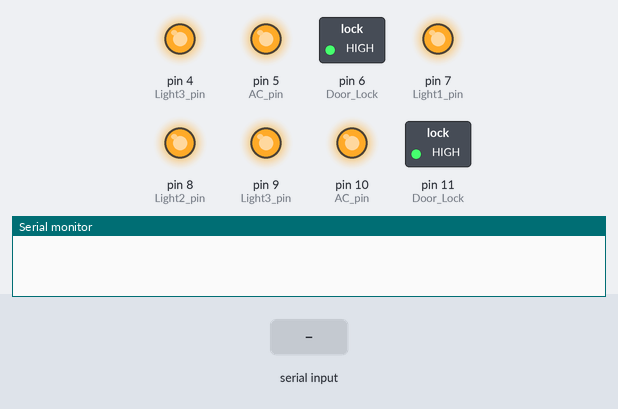
Simulated run of this sketch. Board: Arduino Uno, built with avr-gcc and run on an emulated ATmega328P. Parts: switched loads named in the sketch (green lamp = pin HIGH), output pins drawn as LEDs (lit = HIGH), the last lines printed to the serial monitor. The inputs (shaded band) are chosen by the test bench.

Above: at 1.2 s.
1.3 s: "A" received over Serial
At 1.9 s:
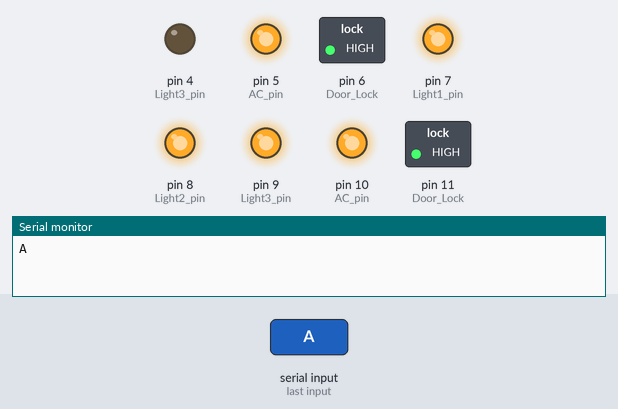
2.8 s: "B" received over Serial
At 3.1 s:
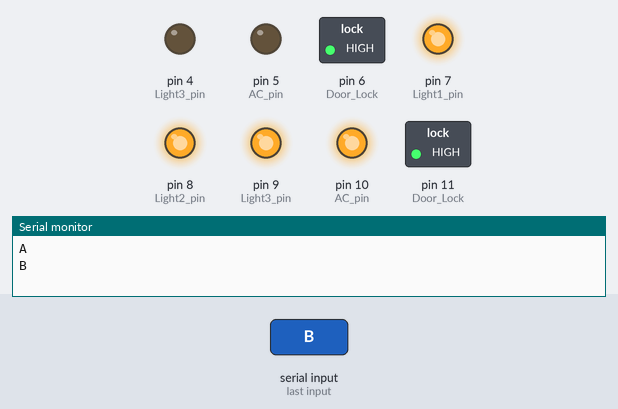
4.3 s: "a" received over Serial
At 5.4 s:
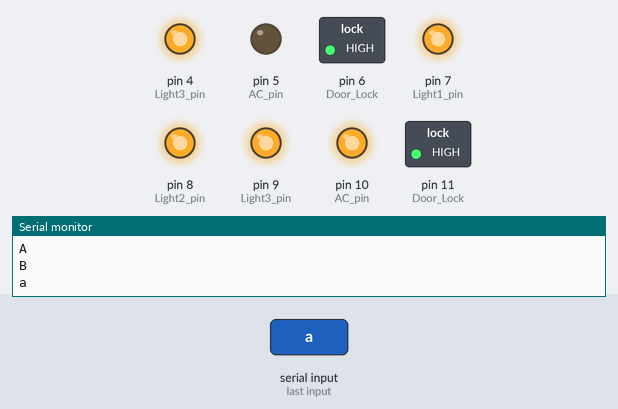
5.8 s: "C" received over Serial
At 6.5 s:
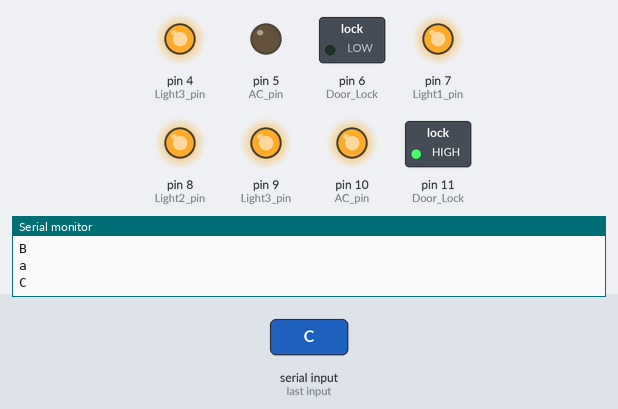
7.3 s: "b" received over Serial
At 7.7 s:
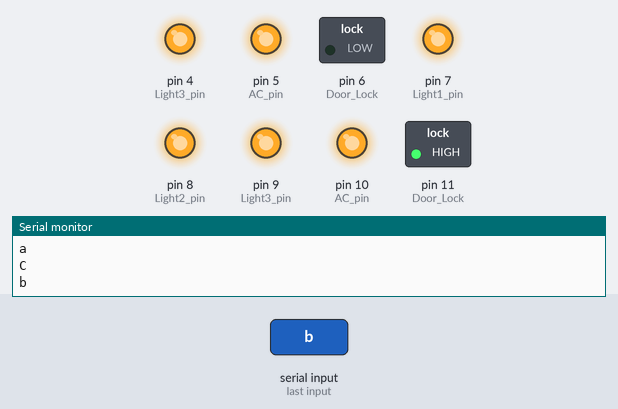
8.8 s: "D" received over Serial
At 10.0 s:
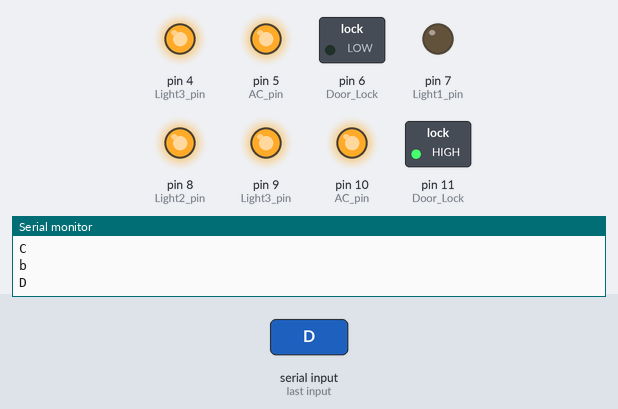
Timing chart, 0 to 11.3 s (numbered marks = the images above; inputs shaded):
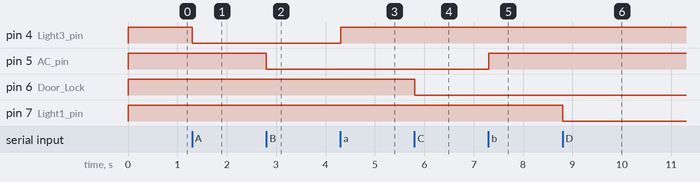

The sketch:

IR_Send_NEC_Serial.ino
```cpp
//CAPSTONE

#include <IRremote.h>

//IR LED on PIN3
String readString;
IRsend irsend;


void setup()
{
  Serial.begin(9600);


  pinMode(4, OUTPUT);//Light3 pin
  pinMode(5, OUTPUT);//AC pin
  pinMode(6, OUTPUT);//Door Lock
  pinMode(7, OUTPUT);//Light1 pin
  pinMode(8, OUTPUT);//Light2 pin
  pinMode(9, OUTPUT);//Light3 pin
  pinMode(10, OUTPUT);//AC pin
  pinMode(11, OUTPUT);//Door Lock

  digitalWrite(4,HIGH);
  digitalWrite(5,HIGH);
  digitalWrite(6,HIGH);
  digitalWrite(7,HIGH);
  digitalWrite(8,HIGH);
  digitalWrite(9,HIGH);
  digitalWrite(10,HIGH);
  digitalWrite(11,HIGH);

}

void loop() {

  while (Serial.available()) {
    delay(3);
    char c = Serial.read();
    readString += c;
  }


  if (readString.length() >0) {
    Serial.println(readString);

//=======================================
//Home Automation Lights and Appliances
//=======================================
 if (readString == "A")     //Text from android
    {
    digitalWrite(4,LOW);
    }
     if (readString == "a")     //Text from android
    {
    digitalWrite(4,HIGH);
    }

     if (readString == "B")     //Text from android
    {
    digitalWrite(5,LOW);
    }
     if (readString == "b")     //Text from android
    {
    digitalWrite(5,HIGH);
    }

     if (readString == "C")     //Text from android
    {
    digitalWrite(6,LOW);
    }
     if (readString == "c")     //Text from android
    {
    digitalWrite(6,HIGH);
    }

     if (readString == "D")     //Text from android
    {
    digitalWrite(7,LOW);
    }
     if (readString == "d")     //Text from android
    {
    digitalWrite(7,HIGH);
    }

     if (readString == "E")     //Text from android
    {
    digitalWrite(8,LOW);
    }
     if (readString == "e")     //Text from android
    {
    digitalWrite(8,HIGH);
    }

     if (readString == "F")     //Text from android
    {
    digitalWrite(9,LOW);
    }
     if (readString == "f")     //Text from android
    {
    digitalWrite(9,HIGH);
    }

     if (readString == "G")     //Text from android
    {
    digitalWrite(10,LOW);
    }
     if (readString == "g")     //Text from android
    {
    digitalWrite(10,HIGH);
    }

     if (readString == "H")     //Text from android
    {
    digitalWrite(11,LOW);
    }
     if (readString == "h")     //Text from android
    {
    digitalWrite(11,HIGH);
    }
    if (readString == "Z")     //Text from android
    {
    digitalWrite(4,HIGH);
    digitalWrite(5,HIGH);
    digitalWrite(6,HIGH);
    digitalWrite(7,HIGH);
    digitalWrite(8,HIGH);
    digitalWrite(9,HIGH);
    digitalWrite(10,HIGH);
    digitalWrite(11,HIGH);
    }

//=============================
//EPSON PROPJECTOR
//=============================
    if (readString == "projepsonpower")     //Text from android
    {
    irsend.sendNEC(0xC1AA09F6, 32);
    }
    if (readString == "projepsonmenu")    //Text from android
    {
      irsend.sendNEC(0xC1AA59A6, 32);
    }
    if (readString == "projepsonleft")  //Text from android
    {
      irsend.sendNEC(0xC1AACD32, 32);
    }
        if (readString == "projepsonup")     //Text from android
    {
      irsend.sendNEC(0xC1AA0DF2, 32);
    }
        if (readString == "projepsonok")     //Text from android
    {
      irsend.sendNEC(0xC1AAA15E, 32);
    }
        if (readString == "projepsondown")     //Text from android
    {
      irsend.sendNEC(0xC1AA4DB2, 32);
    }
        if (readString == "projepsonexit")     //Text from android
    {
      irsend.sendNEC(0xC1AA21DE, 32);
    }
        if (readString == "projepsoninput")     //Text from android
    {
      irsend.sendNEC(0xC1AAB946, 32);
    }
        if (readString == "projepsonright")     //Text from android
    {
      irsend.sendNEC(0xC1AA8D72, 32);
    }

//=================================================
//SHARP TV
//=================================================

//=================================================
//TOSHIBA TV
//=================================================
  if (readString == "tvtoshibapower") {
      irsend.sendNEC(0x2FD48B7, 32);
    }

      if (readString == "tvtoshibainput") {
      irsend.sendNEC(0x2FDF00F, 32);
    }

      if (readString == "tvtoshiba1") {
      irsend.sendNEC(0x2FD807F, 32);
    }

      if (readString == "tvtoshiba2") {
      irsend.sendNEC(0x2FD40BF, 32);
    }

      if (readString == "tvtoshiba3") {
      irsend.sendNEC(0x2FDC03F, 32);
    }

      if (readString == "tvtoshiba4") {
      irsend.sendNEC(0x2FD20DF, 32);
    }

      if (readString == "tvtoshiba5") {
      irsend.sendNEC(0x2FDA05F, 32);
    }

      if (readString == "tvtoshiba6") {
      irsend.sendNEC(0x2FD609F, 32);
    }

      if (readString == "tvtoshiba7") {
      irsend.sendNEC(0x2FDE01F, 32);
    }

      if (readString == "tvtoshiba8") {
      irsend.sendNEC(0x2FD10EF, 32);
    }

      if (readString == "tvtoshiba9") {
      irsend.sendNEC(0x2FD906F, 32);
    }

      if (readString == "tvtoshiba0") {
      irsend.sendNEC(0x2FD00FF, 32);
    }

      if (readString == "tvtoshibamute") {
      irsend.sendNEC(0x2FD08F7, 32);
    }

      if (readString == "tvtoshibamenu") {
      irsend.sendNEC(0x2FDB847, 32);
    }

      if (readString == "tvtoshibavolup") {
      irsend.sendNEC(0x2FD58A7, 32);
    }

      if (readString == "tvtoshibavoldown") {
      irsend.sendNEC(0x2FD7887, 32);
    }

      if (readString == "tvtoshibachup") {
      irsend.sendNEC(0x2FDD827, 32);
    }

      if (readString == "tvtoshibachdown") {
      irsend.sendNEC(0x2FDF807, 32);
    }


//=================================================
//PENSONIC DVD
//=================================================

     if (readString == "dvdpensoniceject") {
      irsend.sendNEC(0xFFB04F, 32);
    }

     if (readString == "dvdpensonic0") {
      irsend.sendNEC(0xFF22DD, 32);
    }

     if (readString == "dvdpensonic1") {
      irsend.sendNEC(0xFFF00F, 32);
    }

     if (readString == "dvdpensonic2") {
      irsend.sendNEC(0xFFF20D, 32);
    }

     if (readString == "dvdpensonic3") {
      irsend.sendNEC(0xFF728D, 32);
    }

     if (readString == "dvdpensonic4") {
      irsend.sendNEC(0xFFD02F, 32);
    }

     if (readString == "dvdpensonic5") {
      irsend.sendNEC(0xFFD22D, 32);
    }

     if (readString == "dvdpensonic6") {
      irsend.sendNEC(0xFF52AD, 32);
    }

     if (readString == "dvdpensonic7") {
      irsend.sendNEC(0xFF12ED, 32);
    }

     if (readString == "dvdpensonic8") {
      irsend.sendNEC(0xFF50AF, 32);
    }

     if (readString == "dvdpensonic9") {
      irsend.sendNEC(0xFF926D, 32);
    }

     if (readString == "dvdpensonictenup") {
      irsend.sendNEC(0xFF609F, 32);
    }

     if (readString == "dvdpensonicvoldown") {
      irsend.sendNEC(0xFF18E7, 32);
    }

     if (readString == "dvdpensonicmute") {
      irsend.sendNEC(0xFF08F7, 32);
    }

     if (readString == "dvdpensonicup") {
      irsend.sendNEC(0xFF629D, 32);
    }

     if (readString == "dvdpensonicstop") {
      irsend.sendNEC(0xFF40BF, 32);
    }

     if (readString == "dvdpensonicplay") {
      irsend.sendNEC(0xFFC03F, 32);
    }

     if (readString == "dvdpensonicpause") {
      irsend.sendNEC(0xFFC03F, 32);
    }

     if (readString == "dvdpensonicdown") {
      irsend.sendNEC(0xFF6897, 32);
    }

     if (readString == "dvdpensonicright") {
      irsend.sendNEC(0xFFA857, 32);
    }

     if (readString == "dvdpensonicleft") {
      irsend.sendNEC(0xFFE21D, 32);
    }

     if (readString == "dvdpensonicok") {
      irsend.sendNEC(0xFFAA55, 32);
    }

     if (readString == "dvdpensonicprev") {
      irsend.sendNEC(0xFF8A75, 32);
    }

     if (readString == "dvdpensonicnext") {
      irsend.sendNEC(0xFF8877, 32);
    }

     if (readString == "dvdpensonicrew") {
      irsend.sendNEC(0xFF827D, 32);
    }

     if (readString == "dvdpensonicff") {
      irsend.sendNEC(0xFF807F, 32);
    }

     if (readString == "dvdpensonicmenu") {
      irsend.sendNEC(0xFF5AA5, 32);
    }

     if (readString == "dvdpensonicpower") {
      irsend.sendNEC(0xFF32CD, 32);
    }
       if (readString == "dvdpensonicvolup") {
      irsend.sendNEC(0xFF28D7, 32);
    }


//=================================================
//MAGUS DVD
//=================================================
 if (readString == "dvdmaguseject") {
      irsend.sendNEC(0xFF7887, 32);
    }

     if (readString == "dvdmagus0") {
      irsend.sendNEC(0xFF2AD5, 32);
    }

     if (readString == "dvdmagus1") {
      irsend.sendNEC(0xFFD02F, 32);
    }

     if (readString == "dvdmagus2") {
      irsend.sendNEC(0xFFC837, 32);
    }

     if (readString == "dvdmagus3") {
      irsend.sendNEC(0xFFD827, 32);
    }

     if (readString == "dvdmagus4") {
      irsend.sendNEC(0xFFF00F, 32);
    }

     if (readString == "dvdmagus5") {
      irsend.sendNEC(0xFFE817, 32);
    }

     if (readString == "dvdmagus6") {
      irsend.sendNEC(0xFFF807, 32);
    }

     if (readString == "dvdmagus7") {
      irsend.sendNEC(0xFF12ED, 32);
    }

     if (readString == "dvdmagus8") {
      irsend.sendNEC(0xFF0AF5, 32);
    }

     if (readString == "dvdmagus9") {
      irsend.sendNEC(0xFF1AE5, 32);
    }

     if (readString == "dvdmagustenup") {
      irsend.sendNEC(0xFF2AD5, 32);
    }

     if (readString == "dvdmagusvolup") {
      irsend.sendNEC(0xFF827D, 32);
    }

     if (readString == "dvdmagusvoldown") {
      irsend.sendNEC(0xFFA25D, 32);
    }

     if (readString == "dvdmagusmute") {
      irsend.sendNEC(0xFF42BD, 32);
    }

     if (readString == "dvdmagusup") {
      irsend.sendNEC(0xFFF20D, 32);
    }

     if (readString == "dvdmagusstop") {
      irsend.sendNEC(0xFF9867, 32);
    }

     if (readString == "dvdmagusplay") {
      irsend.sendNEC(0xFF8877, 32);
    }

     if (readString == "dvdmaguspause") {
      irsend.sendNEC(0xFF906F, 32);
    }

     if (readString == "dvdmagusdown") {
      irsend.sendNEC(0xFFEA15, 32);
    }

     if (readString == "dvdmagusright") {
      irsend.sendNEC(0xFFDA25, 32);
    }

     if (readString == "dvdmagusleft") {
      irsend.sendNEC(0xFFD22D, 32);
    }

     if (readString == "dvdmagusok") {
      irsend.sendNEC(0xFFCA35, 32);
    }

     if (readString == "dvdmagusprev") {
      irsend.sendNEC(0xFFA857, 32);
    }

     if (readString == "dvdmagusnext") {
      irsend.sendNEC(0xFFB847, 32);
    }

     if (readString == "dvdmagusrew") {
      irsend.sendNEC(0xFFA05F, 32);
    }

     if (readString == "dvdmagusff") {
      irsend.sendNEC(0xFFB04F, 32);
    }

     if (readString == "dvdmagusmenu") {
      irsend.sendNEC(0xFF00FF, 32);
    }

     if (readString == "dvdmaguspower") {
      irsend.sendNEC(0xFF40BF, 32);
    }


//=====================================

    readString="";
  }
}
```

Measured:
- after the input at 1.3 s, pin 4 (Light3_pin): HIGH → LOW at once
- after the input at 2.8 s, pin 5 (AC_pin): HIGH → LOW at once
- after the input at 4.3 s, pin 4 (Light3_pin): LOW → HIGH at once
- after the input at 5.8 s, pin 6 (Door_Lock): HIGH → LOW at once
- after the input at 7.3 s, pin 5 (AC_pin): LOW → HIGH at once
- after the input at 8.8 s, pin 7 (Light1_pin): HIGH → LOW at once
